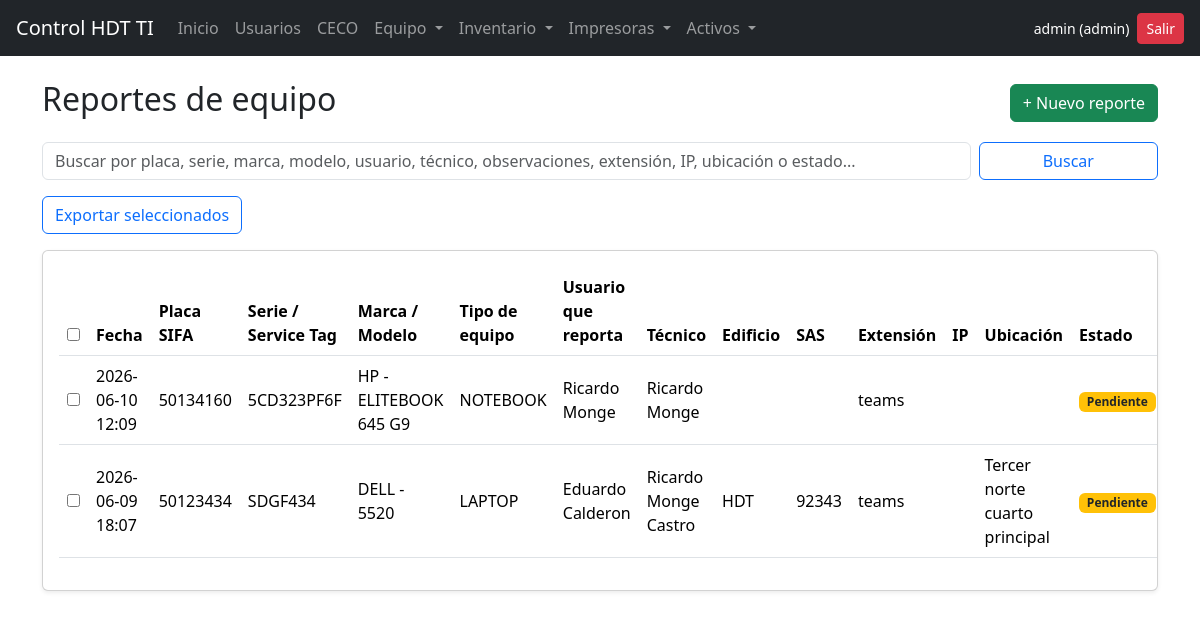
The page /activos/reportes (signed in) on the database its author committed.
### models/models.py (models this page shows, shortened)
class User(db.Model, UserMixin):
    id = db.Column(db.Integer, primary_key=True)
    username = db.Column(db.String(80), unique=True, nullable=False)
    password = db.Column(db.String(200), nullable=False)
    role = db.Column(db.String(20), nullable=False)  # admin | user
    entregas = db.relationship('EntregaEquipo', backref='usuario', lazy=True)
    reportes_impresora = db.relationship('ReporteImpresora', backref='usuario', lazy=True)

class ReporteEquipo(db.Model):
    __tablename__ = "reporte_equipo"
    id = db.Column(db.Integer, primary_key=True)
    activo_id = db.Column(db.Integer, db.ForeignKey("activo_ti.id"), nullable=True)
    placa_sifa = db.Column(db.String(50), nullable=True)
    serie_service_tag = db.Column(db.String(100), nullable=True)
    marca = db.Column(db.String(100), nullable=True)
    modelo = db.Column(db.String(150), nullable=True)
    tipo_equipo = db.Column(db.String(100), nullable=True)
    direccion_ip = db.Column(db.String(50), nullable=True)
    ubicacion = db.Column(db.String(200), nullable=True)
    edificio = db.Column(db.String(150), nullable=True)
    sas = db.Column(db.String(100), nullable=True)
    usuario_reporta = db.Column(db.String(150), nullable=False)
    tecnico = db.Column(db.String(150), nullable=True)
    observaciones = db.Column(db.Text, nullable=False)
    extension = db.Column(db.String(50), nullable=True)
    fecha_reporte = db.Column(db.DateTime, default=datetime.utcnow)
    estado = db.Column(db.String(30), default="pendiente")
    fecha_atencion = db.Column(db.DateTime, nullable=True)
    activo_equipo = db.relationship("ActivoTI")

### routes/activos.py (the view, shortened to what this page needs)
@activos_bp.route("/reportes")
@login_required
def reportes_list():
    q = request.args.get("q", "").strip()
    query = ReporteEquipo.query
    reportes = query.order_by(ReporteEquipo.id.desc()).all()
    activos = ActivoTI.query.order_by(ActivoTI.placa_sifa.asc()).all()
    return render_template("activos/reportes_list.html", reportes=reportes, q=q, activos=activos)

### app.py (called while the page is built)
@login_manager.user_loader
def load_user(user_id):
    return User.query.get(int(user_id))

### templates/activos/reportes_list.html (shortened to what this page needs)
{% extends "base.html" %}
{% block content %}
<div class="d-flex justify-content-between align-items-center mb-3">
  <h2>Reportes de equipo</h2>
  <a href="{{ url_for('activos.reportes_create') }}" class="btn btn-success">
    + Nuevo reporte
  </a>
</div>
<form method="get" class="row g-2 mb-3">
  <div class="col-md-10">
    <input
      class="form-control"
      name="q"
      value="{{ q or '' }}"
      placeholder="Buscar por placa, serie, marca, modelo, usuario, técnico, observaciones, extensión, IP, ubicación o estado..."
    >
  </div>
  <div class="col-md-2 d-grid">
    <button class="btn btn-outline-primary" type="submit">Buscar</button>
  </div>
</form>
<form action="{{ url_for('activos.reportes_export') }}" method="post">
  <div class="d-flex gap-2 mb-3">
    <button class="btn btn-outline-primary" type="submit">
      Exportar seleccionados
    </button>
  </div>
  <div class="card shadow-sm">
    <div class="card-body table-responsive">
      <table class="table table-hover align-middle">
        <thead>
          <tr>
            <th style="width:40px;">
              <input type="checkbox" id="checkAll">
            </th>
            <th>Fecha</th>
            <th>Placa SIFA</th>
            <th>Serie / Service Tag</th>
            <th>Marca / Modelo</th>
            <th>Tipo de equipo</th>
            <th>Usuario que reporta</th>
            <th>Técnico</th>
            <th>Edificio</th>
            <th>SAS</th>
            <th>Extensión</th>
            <th>IP</th>
            <th>Ubicación</th>
            <th>Estado</th>
          </tr>
        </thead>
        <tbody>
          {% for r in reportes %}
          <tr>
            <td>
              <input
                class="rowCheck"
                type="checkbox"
                name="selected_ids"
                value="{{ r.id }}"
              >
            </td>
            <td>{{ r.fecha_reporte.strftime("%Y-%m-%d %H:%M") if r.fecha_reporte else '' }}</td>
            <td>{{ r.placa_sifa or '' }}</td>
            <td>{{ r.serie_service_tag or '' }}</td>
            <td>{{ r.marca or '' }}{% if r.marca or r.modelo %} - {% endif %}{{ r.modelo or '' }}</td>
            <td>{{ r.tipo_equipo or '' }}</td>
            <td>{{ r.usuario_reporta or '' }}</td>
            <td>{{ r.tecnico or '' }}</td>
            <td>{{ r.edificio or '' }}</td>
            <td>{{ r.sas or '' }}</td>
            <td>{{ r.extension or '' }}</td>
            <td>{{ r.direccion_ip or '' }}</td>
            <td>{{ r.ubicacion or '' }}</td>
            <td>
              {% if r.estado == 'atendido' %}
                <span class="badge bg-success">Atendido</span>
              {% else %}
                <span class="badge bg-warning text-dark">Pendiente</span>
              {% endif %}
            </td>
          </tr>
          {% else %}
          <tr>
            <td colspan="13" class="text-center text-muted py-4">
              No hay reportes registrados.
            </td>
          </tr>
          {% endfor %}
        </tbody>
      </table>
    </div>
  </div>
</form>
{% endblock %}

### templates/base.html (shortened to what this page needs)
<!DOCTYPE html>
<html lang="es">
<head>
    <link href="https://cdn.jsdelivr.net/npm/bootstrap@5.3.3/dist/css/bootstrap.min.css" rel="stylesheet">
</head>
<body>
    <nav class="navbar navbar-expand-lg navbar-dark bg-dark px-3">
        {% if current_user.is_authenticated %}
        {% set home_url = url_for('admin.dashboard') if current_user.role == 'admin' else url_for('user.dashboard') %}
        {% else %}
        {% set home_url = url_for('auth.login') %}
        {% endif %}
        <a class="navbar-brand" href="{{ home_url }}">Control HDT TI</a>
        <div class="collapse navbar-collapse" id="navMain">
            <ul class="navbar-nav me-auto mb-2 mb-lg-0">
                {% if current_user.is_authenticated %}
                <li class="nav-item">
                    <a class="nav-link" href="{{ home_url }}">Inicio</a>
                </li>
                {% if current_user.role == 'admin' %}
                <li class="nav-item">
                    <a class="nav-link" href="{{ url_for('admin.users_list') }}">Usuarios</a>
                </li>
                <li class="nav-item">
                    <a class="nav-link" href="{{ url_for('ceco.list_ceco') }}">CECO</a>
                </li>
                {% endif %}
                <li class="nav-item dropdown">
                    <a class="nav-link dropdown-toggle" href="#" id="navEquipo" role="button" data-bs-toggle="dropdown"
                        aria-expanded="false">
                        Equipo
                    </a>
                </li>
                <li class="nav-item dropdown">
                    <a class="nav-link dropdown-toggle" href="#" id="navInventario" role="button"
                        data-bs-toggle="dropdown" aria-expanded="false">
                        Inventario
                    </a>
                </li>
                <li class="nav-item dropdown">
                    <a class="nav-link dropdown-toggle" href="#" id="navImpresoras" role="button"
                        data-bs-toggle="dropdown" aria-expanded="false">
                        Impresoras
                    </a>
                </li>
<li class="nav-item dropdown">
  <a class="nav-link dropdown-toggle" href="#" id="navActivos" role="button"
     data-bs-toggle="dropdown" aria-expanded="false">
    Activos
  </a>
</li>
                {% endif %}
            </ul>
            <div class="d-flex align-items-center gap-2">
                {% if current_user.is_authenticated %}
                <span class="text-white small">
                    {{ current_user.username }} ({{ current_user.role }})
                </span>
                <a href="{{ url_for('auth.logout') }}" class="btn btn-danger btn-sm">Salir</a>
                {% endif %}
            </div>
        </div>
    </nav>
    <div class="container mt-4">
        {% block content %}{% endblock %}
    </div>
</body>
</html>

### rows shown on the page
User: username "admin", role "admin"
ReporteEquipo: fecha_reporte "2026-06-10 12:09", placa_sifa "50134160", serie_service_tag "5CD323PF6F", marca "HP", modelo "ELITEBOOK 645 G9", tipo_equipo "NOTEBOOK", usuario_reporta "Ricardo Monge", tecnico "Ricardo Monge", extension "teams", estado "Pendiente"
ReporteEquipo: fecha_reporte "2026-06-09 18:07", placa_sifa "50123434", serie_service_tag "SDGF434", marca "DELL", modelo "5520", tipo_equipo "LAPTOP", usuario_reporta "Eduardo Calderon", tecnico "Ricardo Monge Castro", edificio "HDT", sas "92343", extension "teams", ubicacion "Tercer norte cuarto principal", estado "Pendiente"
